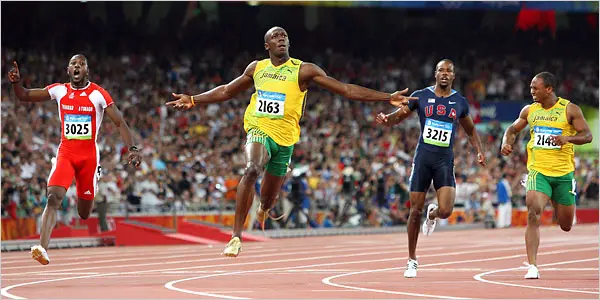
#> input picture 210962022_week7/images/bolt.webp, 600 x 300 px
$ python hog_human.py
#> lines starting #> are read from the running program, lines starting #| are printed output that depends on the picture; after the words box and inside, x2 and y2 are one past the last pixel; in counts of white or black regions, pixels touching at a corner belong together
import cv2 as cv
import imutils

hog = cv.HOGDescriptor()
hog.setSVMDetector(cv.HOGDescriptor_getDefaultPeopleDetector())

image = cv.imread('images/bolt.webp')
#> image is the input picture: shape (300, 600, 3); mean B, G, R 85.5, 94.3, 117.6

image = imutils.resize(image,width=min(400, image.shape[1]))
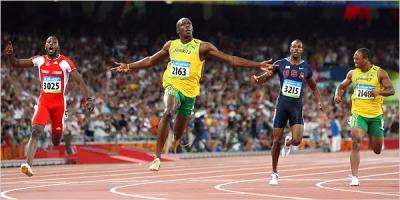
#> image: shape (200, 400, 3); mean B, G, R 85.5, 94.3, 117.6

# Detecting all the regions in the
# Image that has a pedestrians inside it
(regions, _) = hog.detectMultiScale(image,winStride=(2, 2),padding=(4, 4),scale=1.05)
#> regions = [[255, 21, 77, 154], [13, 17, 83, 166], [326, 31, 74, 154], [138, 0, 91, 182]]

for (x, y, w, h) in regions:
    cv.rectangle(image, (x, y),
                  (x + w, y + h),
                  (0, 0, 255), 2)
#> this loop made 4 passes
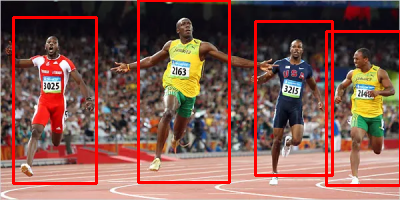
#> image: shape (200, 400, 3); 6.81% of pixels changed, all inside (x1, y1, x2, y2) = (12, 0, 400, 187)

cv.imshow("Image", image)
cv.waitKey(0)
